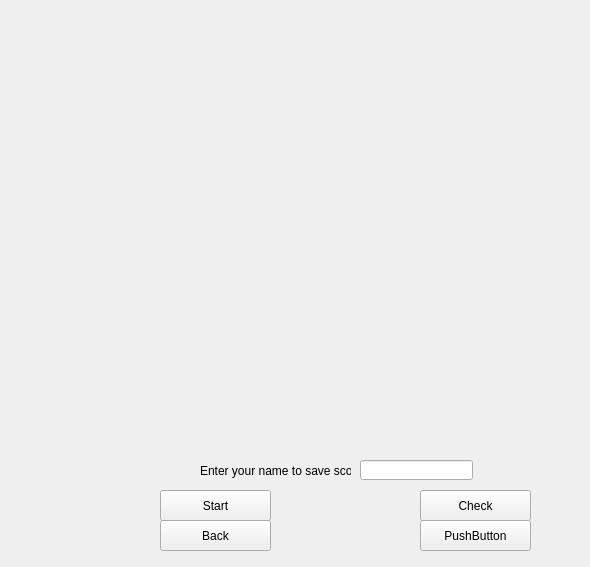
<?xml version="1.0" encoding="UTF-8"?>
<ui version="4.0">
 <class>Widget22</class>
 <widget class="QWidget" name="Widget22">
  <property name="geometry">
   <rect>
    <x>0</x>
    <y>0</y>
    <width>590</width>
    <height>567</height>
   </rect>
  </property>
  <property name="windowTitle">
   <string>Game 2</string>
  </property>
  <property name="autoFillBackground">
   <bool>true</bool>
  </property>
  <widget class="QPushButton" name="startButton">
   <property name="geometry">
    <rect>
     <x>160</x>
     <y>490</y>
     <width>111</width>
     <height>31</height>
    </rect>
   </property>
   <property name="text">
    <string>Start</string>
   </property>
  </widget>
  <widget class="QPushButton" name="stopButton">
   <property name="geometry">
    <rect>
     <x>420</x>
     <y>490</y>
     <width>111</width>
     <height>31</height>
    </rect>
   </property>
   <property name="text">
    <string>Check</string>
   </property>
  </widget>
  <widget class="QPushButton" name="back">
   <property name="geometry">
    <rect>
     <x>160</x>
     <y>520</y>
     <width>111</width>
     <height>31</height>
    </rect>
   </property>
   <property name="text">
    <string>Back</string>
   </property>
  </widget>
  <widget class="QLabel" name="label">
   <property name="geometry">
    <rect>
     <x>200</x>
     <y>460</y>
     <width>151</width>
     <height>21</height>
    </rect>
   </property>
   <property name="text">
    <string>Enter your name to save score:</string>
   </property>
  </widget>
  <widget class="QLineEdit" name="name">
   <property name="geometry">
    <rect>
     <x>360</x>
     <y>460</y>
     <width>113</width>
     <height>20</height>
    </rect>
   </property>
  </widget>
  <widget class="QPushButton" name="pushButton">
   <property name="geometry">
    <rect>
     <x>420</x>
     <y>520</y>
     <width>111</width>
     <height>31</height>
    </rect>
   </property>
   <property name="text">
    <string>PushButton</string>
   </property>
  </widget>
 </widget>
 <resources/>
 <connections/>
</ui>
